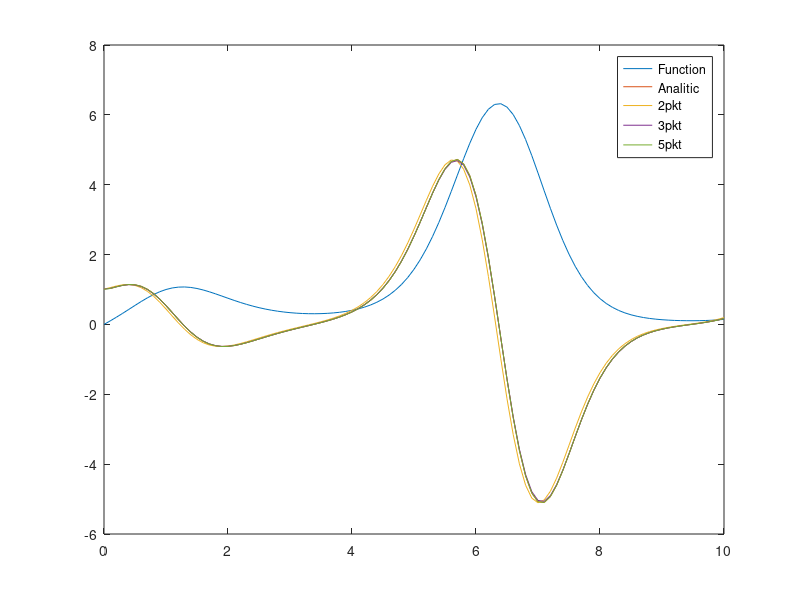

This figure's MATLAB source:
clear all

h = 0.1;
x = 0 : 0.1 : 10;
F = 'x.^cos(x)'; % input('Input F(x) : ');
f = inline(F);
n = length(x);

% Draw a plot #1
plot(x, f(x))
hold on

% Draw a plot #2
f1 = (((cos(x) ./ x) - (sin(x) .* log(x))) .* (x.^cos(x)));
plot(x, f1);
hold on

% Draw a plot #3
f1 = ((f(x + h) - f(x)) / h);
plot(x, f1);
hold on

% Draw a plot #4
f1 = ((f(x + h) - f(x - h)) / (2*h));
plot(x, f1);
hold on

% Draw a plot #5
f1 = ((1/(12*h))*(f(x-(2*h)) - (8*f(x-h)) + (8*f(x+h)) - f(x+(2*h))));
plot(x, f1);
hold on

legend('Function', 'Analitic', '2pkt', '3pkt', '5pkt');
